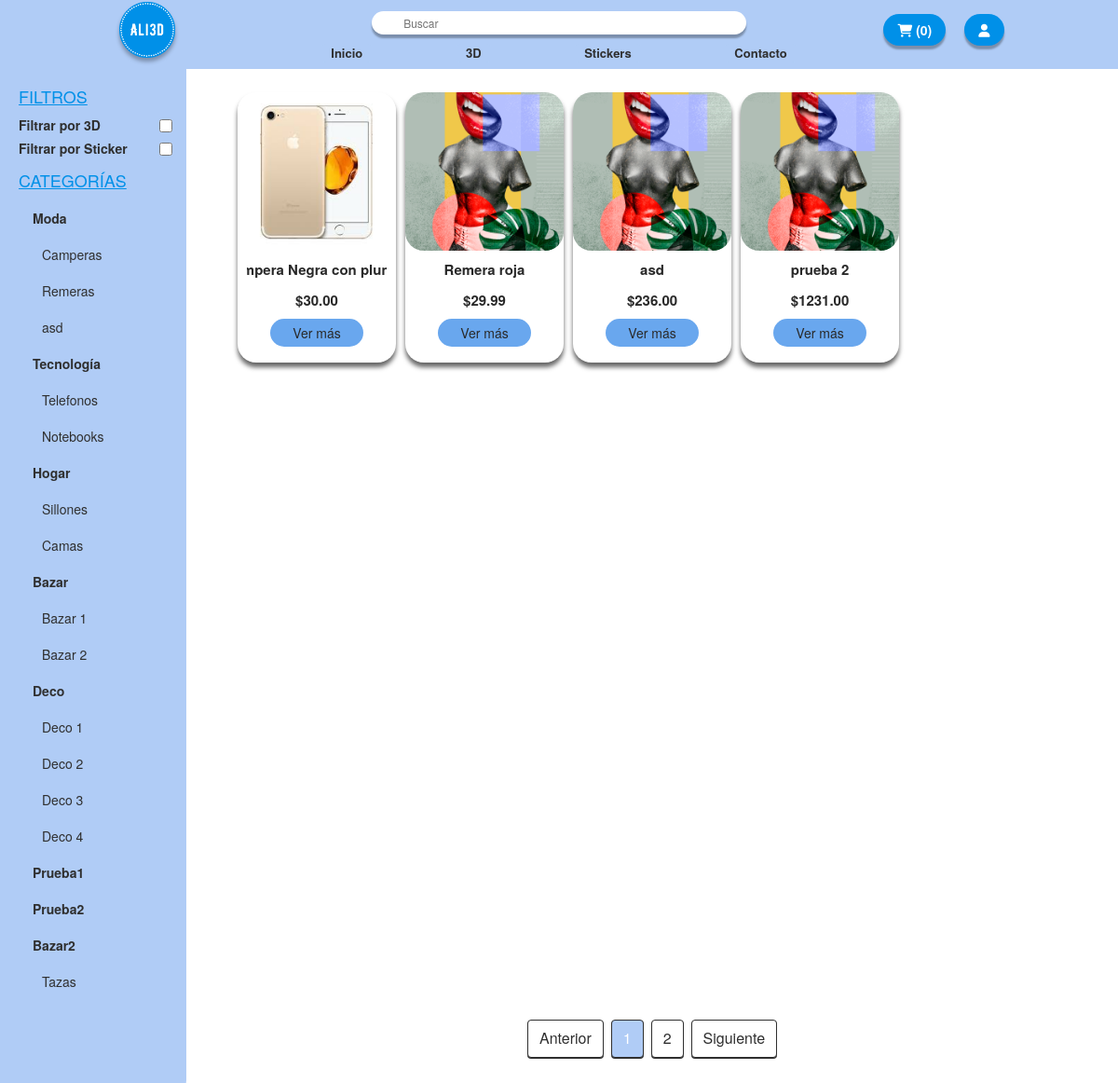
Page /app/tienda.php?categoria=1 on the committed database.
### tables this page shows
CREATE TABLE `categorias` (
  `id_categoria` int(11) NOT NULL,
  `nombre_categoria` varchar(50) NOT NULL
);

CREATE TABLE `subcategorias` (
  `id_subcategoria` int(11) NOT NULL,
  `nombre_subcategoria` varchar(50) DEFAULT NULL,
  `id_categoria` int(11) NOT NULL
);

CREATE TABLE `productos` (
  `id` int(11) NOT NULL,
  `nombre` varchar(255) DEFAULT NULL,
  `descripcion` text DEFAULT NULL,
  `precio` decimal(10,2) DEFAULT NULL,
  `id_categoria` int(4) DEFAULT NULL,
  `id_subcategoria` int(4) NOT NULL,
  `stock` int(4) NOT NULL,
  `popular` int(11) NOT NULL DEFAULT 0,
  `imagen` varchar(255) DEFAULT NULL,
  `imagen2` text NOT NULL,
  `imagen3` text NOT NULL,
  `imagen4` text NOT NULL,
  `is_3d` tinyint(1) NOT NULL
);

### app/tienda.php (the view, shortened to what this page needs)
<?php
require('funciones.php');
?>
<!DOCTYPE html>
<html lang="es">
<head>
  <link rel="stylesheet" href="https://maxcdn.bootstrapcdn.com/bootstrap/3.4.1/css/bootstrap.min.css">
  <link rel="stylesheet" href="../estilos/estilo_navbar.css">
  <link rel="stylesheet" href="../estilos/estilo_tienda.css">
  <link rel="stylesheet" href="../estilos/estilo_productos_card.css">
</head>
<body>
  <?php
    include('navbar.php');
  ?>
  <section id="page">
    <div id="menu" class="col-md-2">
    <div class="list-group">
      <div id="filter">
        <h4>FILTROS</h4>
        <form onsubmit="return false;">
          <div>
            <label for="is_3d_1">Filtrar por 3D</label>
            <input type="checkbox" name="is_3d_1" id="is_3d_1" <?php echo (isset($_GET['is_3d']) && $_GET['is_3d'] === '1') ? 'checked' : ''; ?> onclick="actualizarFiltro3D('1');">
          </div>
          <div>
            <label for="is_3d_0">Filtrar por Sticker</label>
            <input type="checkbox" name="is_3d_0" id="is_3d_0" <?php echo (isset($_GET['is_3d']) && $_GET['is_3d'] === '0') ? 'checked' : ''; ?> onclick="actualizarFiltro3D('0');">
          </div>
        </form>
      </div>
      <h4>CATEGORÍAS</h4>
      <?php
        $is_3d = isset($_GET['is_3d']) ? $_GET['is_3d'] : '';
        $query_categorias = "SELECT id_categoria, nombre_categoria FROM categorias";
        $result_categorias = mysqli_query($conexion, $query_categorias);
        while ($categoria = mysqli_fetch_assoc($result_categorias)) {
            $enlace_categoria = "tienda.php?categoria=" . $categoria['id_categoria'];
            $enlace_categoria .= ($is_3d !== '') ? "&is_3d=$is_3d" : '';
            echo '<a href="' . $enlace_categoria . '" class="list-group-item" id="main-category">' . $categoria['nombre_categoria'] . '</a>';
            $query_subcategorias = "SELECT id_subcategoria, nombre_subcategoria FROM subcategorias WHERE id_categoria=" . $categoria['id_categoria'];
            $result_subcategorias = mysqli_query($conexion, $query_subcategorias);
            while ($subcategoria = mysqli_fetch_assoc($result_subcategorias)) {
                $enlace_subcategoria = "tienda.php?categoria=" . $categoria['id_categoria'] . '&subcategoria=' . $subcategoria['id_subcategoria'];
                $enlace_subcategoria .= ($is_3d !== '') ? "&is_3d=$is_3d" : '';
                echo '<a href="' . $enlace_subcategoria . '" class="list-group-item" id="sub-category">' . $subcategoria['nombre_subcategoria'] . '</a>';
            }
        }
      ?>
    </div>
  </div>
  <section id="seccion-productos">
    <div class="productos">
      <ul class="productos-list">
          <?php
            $is_3d = isset($_GET['is_3d']) ? $_GET['is_3d'] : '';
            $productosArray = [];
            while ($producto = mysqli_fetch_array($resultado)) {
                $productosArray[] = $producto;
            }
            if ($is_3d !== '') {
                $productosFiltrados = array_filter($productosArray, function($producto) use ($is_3d) {
                    return $producto['is_3d'] == $is_3d;
                });
            } else {
                $productosFiltrados = $productosArray;
            }
            $productos_por_pagina = 15;
            if (isset($_GET['pagina'])) {
                $pagina_actual = intval($_GET['pagina']);
            } else {
                $pagina_actual = 1;
            }
            $offset = ($pagina_actual - 1) * $productos_por_pagina;
            $productosMostrar = array_slice($productosFiltrados, $offset, $productos_por_pagina);
            foreach ($productosMostrar as $producto) {
                echo "<div class='card'><a href='../app/producto.php?id=". $producto['id'] . "'>";
                echo "<div class='card-img'><img class='card-img' src='" . $producto['imagen'] . "' alt='" . $producto['nombre'] . "'></div>";
                echo "<div class='card-info'>";
                echo "<p class='text-title'>" . $producto['nombre'] . "</p>";
                echo "</div>";
                echo "<div class='card-footer'>";
                echo "<span class='text-title'> $" . $producto['precio'] . "</span></a>";
                echo "<a href='../app/producto.php?id=". $producto['id'] . "'><div class='card-button'> Ver más";
                echo "</div></a>";
                echo "</div></div>";
            }
          ?>
  </section>
  <div class="pagination">
    <?php
      $is_3d = isset($_GET['is_3d']) ? $_GET['is_3d'] : '';
      if (isset($_GET['pagina'])) {
          $pagina_actual = intval($_GET['pagina']);
      } else {
          $pagina_actual = 1;
      }
      $query_total = "SELECT COUNT(*) as total FROM productos";
      $resultado_total = mysqli_query($conexion, $query_total);
      $fila_total = mysqli_fetch_assoc($resultado_total);
      $total_productos = $fila_total['total'];
      $total_paginas = ceil($total_productos / $productos_por_pagina);
      $pagina_anterior = $pagina_actual - 1;
      $enlace_anterior = ($pagina_anterior > 1) ? "tienda.php?pagina=$pagina_anterior&is_3d=$is_3d" : "tienda.php?pagina=1&is_3d=$is_3d";
      echo "<a href='$enlace_anterior'>Anterior</a>";
      for ($i = 1; $i <= $total_paginas; $i++) {
          $enlace_pagina = "tienda.php?pagina=$i&is_3d=$is_3d";
          if ($i == $pagina_actual) {
              echo "<span class='current'>$i</span>";
          } else {
              echo "<a href='$enlace_pagina'>$i</a>";
          }
      }
      $pagina_siguiente = $pagina_actual + 1;
      $enlace_siguiente = ($pagina_siguiente <= $total_paginas) ? "tienda.php?pagina=$pagina_siguiente&is_3d=$is_3d" : "tienda.php?pagina=$total_paginas&is_3d=$is_3d";
      echo "<a href='$enlace_siguiente'>Siguiente</a>";
    ?>
</div>
  </section>
  </body>
</html>

### estilos/estilo_navbar.css (style rules this page uses)
:root { --azul_1: #0090E8; --azul_2: #69A7EE; --azul_3: #B0CCF6; --azul_4: #ECF2FD; --negro1: #000000; --negro: #2F2F2F; --blanco: #FFFFFF; }
input { border: none; outline: none; background-color: transparent; font-size: 1.2rem; padding-left: 1rem; width: 80%; }

### estilos/estilo_tienda.css (style rules this page uses)
:root { --azul_1: #0090E8; --azul_2: #69A7EE; --azul_3: #B0CCF6; --azul_4: #ECF2FD; --negro1: #000000; --negro: #2F2F2F; --blanco: #FFFFFF; }
body { background-repeat: repeat; font-size: 62.5%; background-color: var(--blanco); }
#page { padding-top: 7.4rem; }
.col-md-2 { background-color: var(--azul_3); color: var(--negro); padding-top: 1rem; padding-left: 2rem; border-top-right-radius: 0px; border-bottom-right-radius: 1.5rem; height: 110rem; overflow: hidden; overflow-y: scroll; }
#filter label { font-size: 1.4rem; }
#filter input { width: 1.4rem; height: 1.4rem; }
#filter form div { display: flex; flex-direction: row; justify-content: space-between; }
.list-group-item { border: 0; padding: 1rem 1.5rem; background-color: transparent; font-size: 1.4rem; text-decoration: none; transition: background-color 0.2s ease; }
.list-group h4 { color: var(--azul_1); text-decoration: underline; }
#main-category { color: var(--negro); font-weight: bold; }
#sub-category { color: var(--negro); padding-left: 2.5rem; }
#seccion-productos { height: content; }
.productos { width: auto; height: 100rem; display: flex; justify-content: center; }
.productos-list { width: 90%; list-style-type: none; margin-top: 2rem; padding: 0; display: grid; grid-template-columns: repeat(5, 1fr); grid-template-rows: repeat(5, 1fr); grid-column-gap: 0px; grid-row-gap: 0.5rem; }
.pagination { display: flex; justify-content: center; margin-top: 2rem; font-size: 1.6rem; }
.pagination a { color: var(--negro); text-decoration: none; padding: 0.8rem 1.2rem; margin: 0 0.4rem; box-shadow: 0rem 0.1rem 0rem var(--negro); border: 1px solid var(--negro); border-radius: 0.4rem; background-color: var(--blanco); }
.pagination .current { background-color: var(--azul_3); color: var(--blanco); padding: 0.8rem 1.2rem; margin: 0 0.4rem; border-radius: 0.4rem; box-shadow: 0rem 0.1rem 0rem var(--negro); border: 1px solid var(--negro); }

### estilos/estilo_productos_card.css (style rules this page uses)
:root { --azul_1: #0090E8; --azul_2: #69A7EE; --azul_3: #B0CCF6; --azul_4: #ECF2FD; --negro1: #000000; --negro: #2F2F2F; --negro2: #292929; --blanco: #FFFFFF; }
html { font-size: 62.5%; }
.card { width: 17rem; height: 29rem; padding: 1rem; background: #ffffff; position: relative; overflow: visible; box-shadow: 0px 5px 5px rgba(0, 0, 0, 0.6); margin: 0.5rem; border-radius: 2rem; }
.card-img { background-color: transparent; height: 17rem; width: 17rem; margin: -0.5rem 0 0 -0.5rem; border-radius: 2rem; transition: .3s ease; }
.card-info { padding-top: 5%; overflow: hidden; text-overflow: ellipsis; white-space: nowrap; display: flex; justify-content: center; align-items: center; color: var(--negro2); }
.card-footer { width: 100%; height: auto; display: flex; flex-direction: column; justify-content: space-between; align-items: center; padding-top: .8rem; }
.text-title { font-weight: bold; font-size: 1.5rem; line-height: 1.5rem; color: var(--negro2); }
.card-button { background-color: var(--azul_2); color: var(--negro2); width: 10rem; display: flex; padding: 0.5rem; cursor: pointer; border-radius: 1.5rem; transition: .3s ease-in-out; margin-top: 1.2rem; display: flex; justify-content: center; align-items: center; font-size: 1.4rem; }

### rows in the picture
categorias: nombre_categoria "Moda"
subcategorias: nombre_subcategoria "Camperas"
subcategorias: nombre_subcategoria "Remeras"
subcategorias: nombre_subcategoria "asd"
categorias: nombre_categoria "Tecnología"
subcategorias: nombre_subcategoria "Telefonos"
subcategorias: nombre_subcategoria "Notebooks"
categorias: nombre_categoria "Hogar"
subcategorias: nombre_subcategoria "Sillones"
subcategorias: nombre_subcategoria "Camas"
categorias: nombre_categoria "Bazar"
subcategorias: nombre_subcategoria "Bazar 1"
subcategorias: nombre_subcategoria "Bazar 2"
categorias: nombre_categoria "Deco"
subcategorias: nombre_subcategoria "Deco 1"
subcategorias: nombre_subcategoria "Deco 2"
subcategorias: nombre_subcategoria "Deco 3"
subcategorias: nombre_subcategoria "Deco 4"
categorias: nombre_categoria "Prueba1"
categorias: nombre_categoria "Prueba2"
categorias: nombre_categoria "Bazar2"
subcategorias: nombre_subcategoria "Tazas"
productos: imagen (picture), nombre "Campera Negra con pl…", precio "30.00"
productos: imagen (picture), nombre "Remera roja", precio "29.99"
productos: imagen (picture), nombre "asd", precio "236.00"
productos: imagen (picture), nombre "prueba 2", precio "1231.00"

### other values in the picture
$cantidad_total "0"
